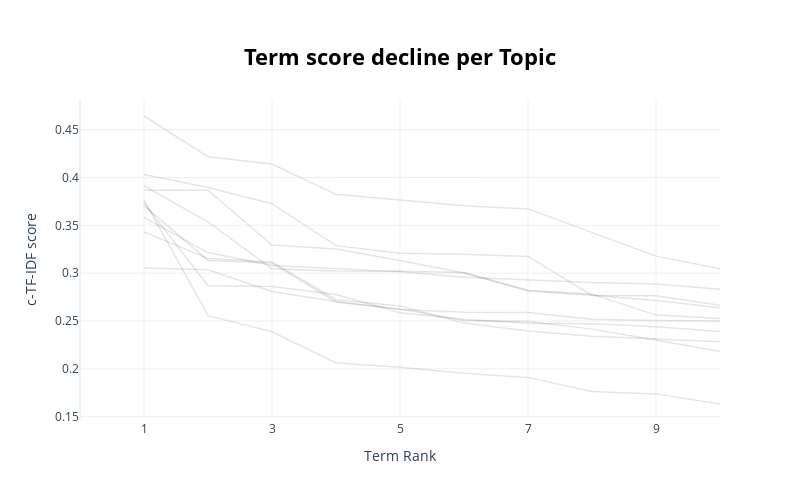

The notebook cell saved with this chart:
### Markdown cell above
### Visualize Term Score Decline

### Code cell
topic_model.visualize_term_rank()

### Figure 1 — Plotly figure (JSON) as saved in the notebook; plotly's stock layout.template omitted (floating-point values rounded to 4 significant figures)
{"data": [{"hovertext": "<b>Topic -1</b>:xúc_phạm_ca_sĩ_đại_nam_tham_gia_bị", "line": {"color": "black", "width": 1.5}, "mode": "lines+lines", "name": "", "opacity": 0.1, "type": "scatter", "x": [1, 2, 3, 4, 5, 6, 7, 8, 9, 10], "y": [0.3765, 0.2555, 0.2387, 0.2062, 0.2017, 0.1954, 0.191, 0.1764, 0.1738, 0.1632]}, {"hovertext": "<b>Topic 0</b>:rừng_khô_trồng_sâu_rộng_phát_triển_", "line": {"color": "black", "width": 1.5}, "mode": "lines+lines", "name": "", "opacity": 0.1, "type": "scatter", "x": [1, 2, 3, 4, 5, 6, 7, 8, 9, 10], "y": [0.3054, 0.3035, 0.2808, 0.2703, 0.262, 0.259, 0.2589, 0.2518, 0.2504, 0.25]}, {"hovertext": "<b>Topic 1</b>:không_gian_văn_hóa_kiến_trúc_xây_ph", "line": {"color": "black", "width": 1.5}, "mode": "lines+lines", "name": "", "opacity": 0.1, "type": "scatter", "x": [1, 2, 3, 4, 5, 6, 7, 8, 9, 10], "y": [0.3584, 0.3216, 0.3081, 0.3047, 0.3015, 0.2956, 0.293, 0.2903, 0.2885, 0.2831]}, {"hovertext": "<b>Topic 2</b>:đoạn_hoàn_thành_làn_tiến_độ_khởi_cô", "line": {"color": "black", "width": 1.5}, "mode": "lines+lines", "name": "", "opacity": 0.1, "type": "scatter", "x": [1, 2, 3, 4, 5, 6, 7, 8, 9, 10], "y": [0.3432, 0.3152, 0.3117, 0.2723, 0.2657, 0.2478, 0.2394, 0.2341, 0.2312, 0.2284]}, {"hovertext": "<b>Topic 3</b>:tổng_thống_sân_bay_nội_việt_nam_viế", "line": {"color": "black", "width": 1.5}, "mode": "lines+lines", "name": "", "opacity": 0.1, "type": "scatter", "x": [1, 2, 3, 4, 5, 6, 7, 8, 9, 10], "y": [0.3734, 0.2869, 0.286, 0.2778, 0.2586, 0.2519, 0.2475, 0.2471, 0.2439, 0.2391]}, {"hovertext": "<b>Topic 4</b>:nhà_chung_cư_chung_cư_chữa_cháy_xây", "line": {"color": "black", "width": 1.5}, "mode": "lines+lines", "name": "", "opacity": 0.1, "type": "scatter", "x": [1, 2, 3, 4, 5, 6, 7, 8, 9, 10], "y": [0.4643, 0.4217, 0.4141, 0.3824, 0.3765, 0.3704, 0.3672, 0.3428, 0.3178, 0.3046]}, {"hovertext": "<b>Topic 5</b>:rút_hưu_trí_cắt_giảm_tử_tuất_nghỉ_c", "line": {"color": "black", "width": 1.5}, "mode": "lines+lines", "name": "", "opacity": 0.1, "type": "scatter", "x": [1, 2, 3, 4, 5, 6, 7, 8, 9, 10], "y": [0.3705, 0.3133, 0.3106, 0.2699, 0.2626, 0.2505, 0.2496, 0.2415, 0.2301, 0.2181]}, {"hovertext": "<b>Topic 6</b>:xe_tải_chở_tài_xế_ôtô_lái_ngược_lại", "line": {"color": "black", "width": 1.5}, "mode": "lines+lines", "name": "", "opacity": 0.1, "type": "scatter", "x": [1, 2, 3, 4, 5, 6, 7, 8, 9, 10], "y": [0.3868, 0.3867, 0.3295, 0.3252, 0.3133, 0.3001, 0.2813, 0.277, 0.2714, 0.2639]}, {"hovertext": "<b>Topic 7</b>:nhà_ga_metro_ga_hoàn_thành_hàng_hóa", "line": {"color": "black", "width": 1.5}, "mode": "lines+lines", "name": "", "opacity": 0.1, "type": "scatter", "x": [1, 2, 3, 4, 5, 6, 7, 8, 9, 10], "y": [0.4032, 0.3896, 0.3726, 0.3288, 0.3208, 0.3197, 0.3175, 0.2767, 0.2765, 0.2664]}, {"hovertext": "<b>Topic 8</b>:rửa_vệ_sinh_giáo_dục_sạch_lớp_giáo_", "line": {"color": "black", "width": 1.5}, "mode": "lines+lines", "name": "", "opacity": 0.1, "type": "scatter", "x": [1, 2, 3, 4, 5, 6, 7, 8, 9, 10], "y": [0.3913, 0.3536, 0.3046, 0.3022, 0.3021, 0.3007, 0.2821, 0.2781, 0.2562, 0.2525]}], "layout": {"height": 500, "hoverlabel": {"bgcolor": "white", "font": {"family": "Rockwell", "size": 16}}, "showlegend": false, "title": {"font": {"color": "Black", "size": 22}, "text": "<b>Term score decline per Topic</b>", "x": 0.5, "xanchor": "center", "y": 0.9, "yanchor": "top"}, "width": 800, "xaxis": {"dtick": 2, "range": [0, 10], "tick0": 1, "title": {"text": "Term Rank"}}, "yaxis": {"title": {"text": "c-TF-IDF score"}}}}
